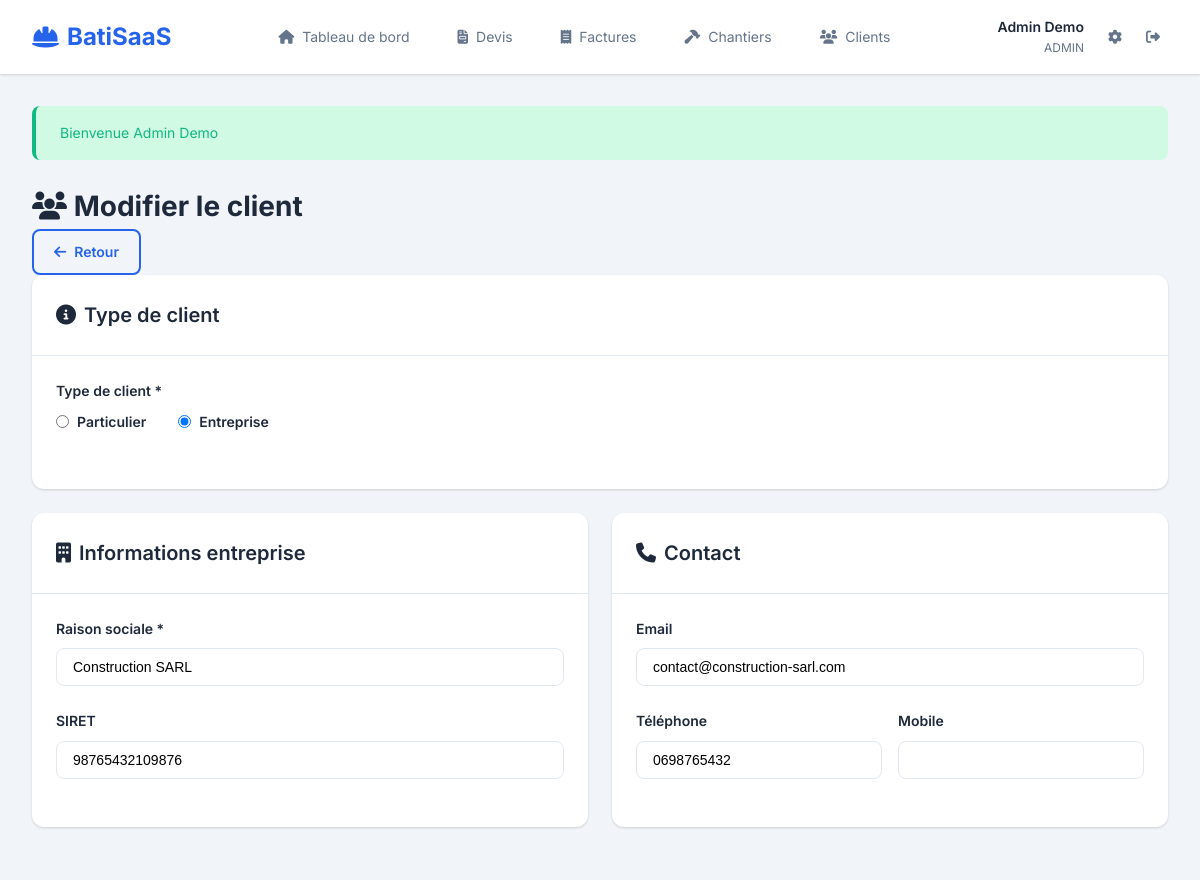
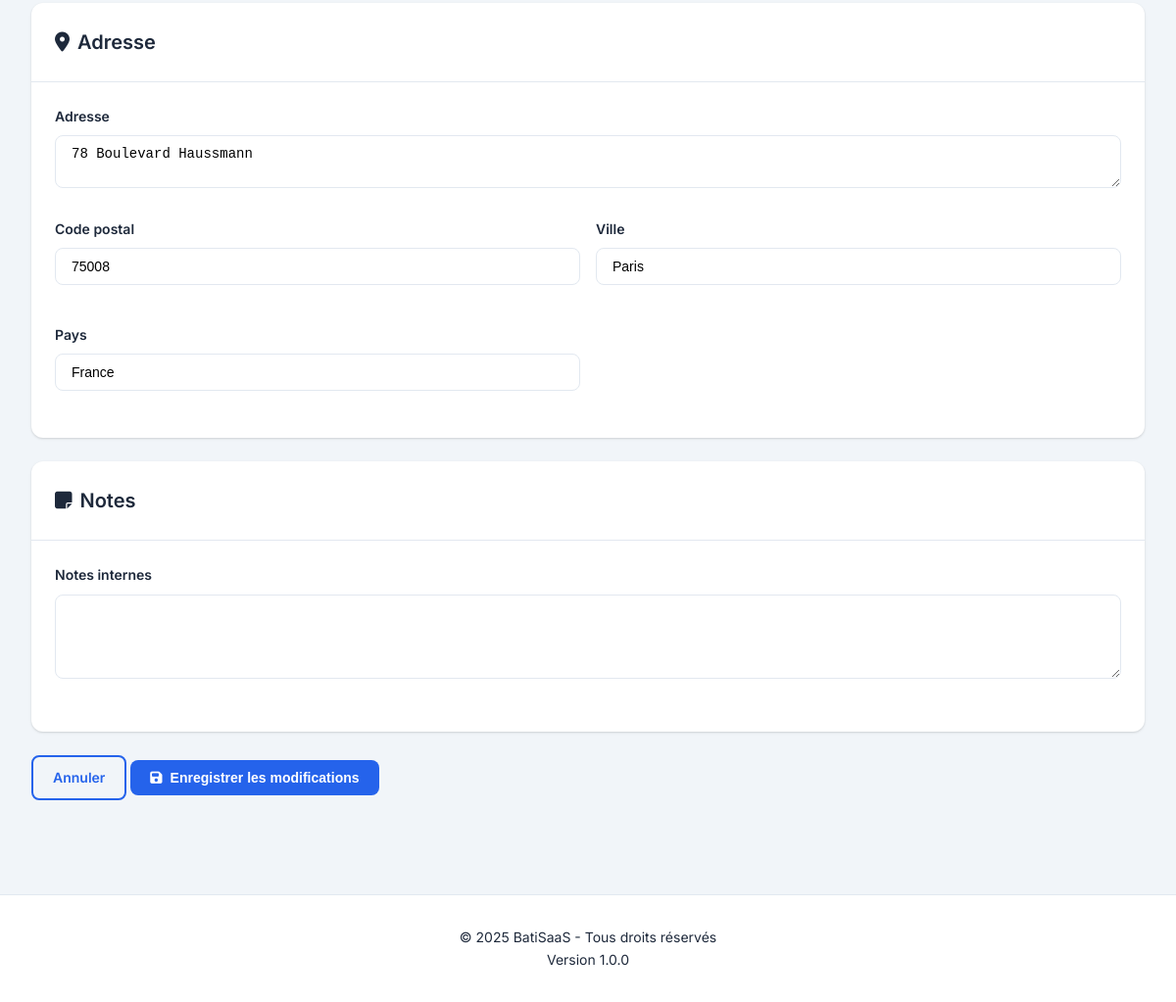
Screenshot of /clients/edit/2 (signed in) with the database file from the repository (2 pictures, top to bottom).
### tables this page shows
CREATE TABLE IF NOT EXISTS clients (
    id INT AUTO_INCREMENT PRIMARY KEY,
    company_id INT NOT NULL,
    type ENUM('individual', 'company') DEFAULT 'individual',
    civility ENUM('M', 'Mme', 'Autre'),
    first_name VARCHAR(100),
    last_name VARCHAR(100),
    company_name VARCHAR(255),
    siret VARCHAR(14),
    address TEXT,
    postal_code VARCHAR(10),
    city VARCHAR(100),
    country VARCHAR(100) DEFAULT 'France',
    phone VARCHAR(20),
    mobile VARCHAR(20),
    email VARCHAR(255),
    notes TEXT,
    status ENUM('active', 'inactive') DEFAULT 'active',
    created_at TIMESTAMP DEFAULT CURRENT_TIMESTAMP,
    updated_at TIMESTAMP DEFAULT CURRENT_TIMESTAMP ON UPDATE CURRENT_TIMESTAMP,
    FOREIGN KEY (company_id) REFERENCES companies(id) ON DELETE CASCADE,
    INDEX idx_company (company_id),
    INDEX idx_name (last_name, first_name),
    INDEX idx_email (email)
);

### app/Controllers/ClientController.php (called while the page is built, shortened)
<?php
class ClientController extends Controller
{
    private $clientModel;
    public function __construct()
    {
        $this->clientModel = new Client();
    }
    public function edit($id)
    {
        $companyId = $_SESSION['company_id'];
        $client = $this->clientModel->find($id, $companyId);
        $this->view('clients.edit', ['client' => $client]);
    }
}

### index.php (called while the page is built, shortened)
<?php
require_once __DIR__ . '/config/database.php';
spl_autoload_register(function ($class) {
    $paths = [
        __DIR__ . '/app/Controllers/',
        __DIR__ . '/app/Models/',
        __DIR__ . '/app/Core/',
        __DIR__ . '/app/Middleware/',
    ];
    foreach ($paths as $path) {
        $file = $path . $class . '.php';
        if (file_exists($file)) {
            return;
        }
    }
});
$router = new Router();
$router->get('/', 'HomeController@index');
$router->get('/login', 'AuthController@loginForm');
$router->post('/login', 'AuthController@login');
$router->get('/register', 'AuthController@registerForm');
$router->post('/register', 'AuthController@register');
$router->get('/logout', 'AuthController@logout');
$router->group(['prefix' => 'api', 'middleware' => 'api'], function($router) {
    $router->post('/auth/login', 'Api\AuthController@login');
    $router->get('/devis', 'Api\DevisController@index');
    $router->get('/factures', 'Api\FactureController@index');
    $router->get('/chantiers', 'Api\ChantierController@index');
});
$router->dispatch();

### app/Core/Database.php (called while the page is built, shortened)
<?php
class Database
{
    private static $instance = null;
    private $connection;
    public static function getInstance()
    {
        if (self::$instance === null) {
            self::$instance = new self();
        }
        return self::$instance;
    }
    private function __construct()
    {
        try {
            $dsn = "mysql:host=" . DB_HOST . ";dbname=" . DB_NAME . ";charset=" . DB_CHARSET;
            $this->connection = new PDO($dsn, DB_USER, DB_PASS, PDO_OPTIONS);
        } catch (PDOException $e) {
            die("Erreur de connexion à la base de données: " . $e->getMessage());
        }
    }
    public function queryOne($sql, $params = [])
    {
        $stmt = $this->connection->prepare($sql);
        $stmt->execute($params);
        return $stmt->fetch();
    }
}

### app/Core/Model.php (called while the page is built, shortened)
<?php
class Model
{
    protected $db;
    protected $table;
    protected $primaryKey = 'id';
    protected $multiTenant = true;
    public function __construct()
    {
        $this->db = Database::getInstance();
    }
    public function find($id, $companyId = null)
    {
        $sql = "SELECT * FROM {$this->table} WHERE {$this->primaryKey} = ?";
        $params = [$id];
        if ($this->multiTenant && $companyId !== null) {
            $sql .= " AND company_id = ?";
            $params[] = $companyId;
        }
        return $this->db->queryOne($sql, $params);
    }
}

### app/Views/clients/edit.php (the view, shortened to what this page needs)
<div class="page-header">
    <h1>
        <i class="fas fa-users"></i>
        Modifier le client
    </h1>
    <a href="/clients" class="btn btn-outline">
        <i class="fas fa-arrow-left"></i>
        Retour
    </a>
</div>
<form method="POST" action="/clients/update/<?= $client['id'] ?>">
    <div class="card">
        <div class="card-header">
            <h2><i class="fas fa-info-circle"></i> Type de client</h2>
        </div>
        <div class="card-body">
            <div class="form-group">
                <label>Type de client *</label>
                <div style="display: flex; gap: 2rem;">
                    <label style="display: flex; align-items: center; gap: 0.5rem; cursor: pointer;">
                        <input type="radio" name="type" value="individual" <?= $client['type'] == 'individual' ? 'checked' : '' ?> onchange="toggleClientType()">
                        <span>Particulier</span>
                    </label>
                    <label style="display: flex; align-items: center; gap: 0.5rem; cursor: pointer;">
                        <input type="radio" name="type" value="company" <?= $client['type'] == 'company' ? 'checked' : '' ?> onchange="toggleClientType()">
                        <span>Entreprise</span>
                    </label>
                </div>
            </div>
        </div>
    </div>
    <div class="grid-2">
        <div class="card">
            <div class="card-header">
                <h2 id="info-header"><i class="fas fa-user"></i> Informations</h2>
            </div>
            <div class="card-body">
                <div id="company-fields" style="display: <?= $client['type'] == 'company' ? 'block' : 'none' ?>">
                    <div class="form-group">
                        <label for="company_name">Raison sociale *</label>
                        <input type="text" id="company_name" name="company_name" value="<?= htmlspecialchars($client['company_name'] ?? '') ?>">
                    </div>
                    <div class="form-group">
                        <label for="siret">SIRET</label>
                        <input type="text" id="siret" name="siret" value="<?= htmlspecialchars($client['siret'] ?? '') ?>" maxlength="14">
                    </div>
                </div>
            </div>
        </div>
        <div class="card">
            <div class="card-header">
                <h2><i class="fas fa-phone"></i> Contact</h2>
            </div>
            <div class="card-body">
                <div class="form-group">
                    <label for="email">Email</label>
                    <input type="email" id="email" name="email" value="<?= htmlspecialchars($client['email'] ?? '') ?>">
                </div>
                <div class="form-row">
                    <div class="form-group">
                        <label for="phone">Téléphone</label>
                        <input type="tel" id="phone" name="phone" value="<?= htmlspecialchars($client['phone'] ?? '') ?>">
                    </div>
                    <div class="form-group">
                        <label for="mobile">Mobile</label>
                        <input type="tel" id="mobile" name="mobile" value="<?= htmlspecialchars($client['mobile'] ?? '') ?>">
                    </div>
                </div>
            </div>
        </div>
    </div>
    <div class="card">
        <div class="card-header">
            <h2><i class="fas fa-map-marker-alt"></i> Adresse</h2>
        </div>
        <div class="card-body">
            <div class="form-group">
                <label for="address">Adresse</label>
                <textarea id="address" name="address" rows="2"><?= htmlspecialchars($client['address'] ?? '') ?></textarea>
            </div>
            <div class="form-row">
                <div class="form-group">
                    <label for="postal_code">Code postal</label>
                    <input type="text" id="postal_code" name="postal_code" value="<?= htmlspecialchars($client['postal_code'] ?? '') ?>">
                </div>
                <div class="form-group">
                    <label for="city">Ville</label>
                    <input type="text" id="city" name="city" value="<?= htmlspecialchars($client['city'] ?? '') ?>">
                </div>
                <div class="form-group">
                    <label for="country">Pays</label>
                    <input type="text" id="country" name="country" value="<?= htmlspecialchars($client['country'] ?? 'France') ?>">
                </div>
            </div>
        </div>
    </div>
    <div class="card">
        <div class="card-header">
            <h2><i class="fas fa-sticky-note"></i> Notes</h2>
        </div>
        <div class="card-body">
            <div class="form-group">
                <label for="notes">Notes internes</label>
                <textarea id="notes" name="notes" rows="4"><?= htmlspecialchars($client['notes'] ?? '') ?></textarea>
            </div>
        </div>
    </div>
    <div class="form-actions">
        <a href="/clients" class="btn btn-outline">Annuler</a>
        <button type="submit" class="btn btn-primary">
            <i class="fas fa-save"></i>
            Enregistrer les modifications
        </button>
    </div>
</form>

### app/Core/Router.php (shortened to what this page needs)
<?php
class Router
{
    private $routes = [];
    private $groupPrefix = '';
    private $groupMiddleware = [];
    private function addRoute($method, $uri, $controller)
    {
        $uri = $this->groupPrefix . $uri;
        $this->routes[] = [
            'method' => $method,
            'uri' => $uri,
            'controller' => $controller,
            'middleware' => $this->groupMiddleware
        ];
    }
    public function group($options, $callback)
    {
        $previousPrefix = $this->groupPrefix;
        $previousMiddleware = $this->groupMiddleware;
        if (isset($options['prefix'])) {
            $this->groupPrefix .= '/' . trim($options['prefix'], '/');
        }
        if (isset($options['middleware'])) {
            $this->groupMiddleware = array_merge(
                $this->groupMiddleware,
                (array) $options['middleware']
            );
        }
        $this->groupPrefix = $previousPrefix;
        $this->groupMiddleware = $previousMiddleware;
    }
    public function dispatch()
    {
        $uri = $this->getUri();
        $method = $_SERVER['REQUEST_METHOD'];
        foreach ($this->routes as $route) {
            if ($route['method'] !== $method) {
                continue;
            }
            $pattern = $this->convertUriToRegex($route['uri']);
            if (preg_match($pattern, $uri, $matches)) {
                array_shift($matches);
                $this->callController($route['controller'], $matches);
                return;
            }
        }
    }
    private function convertUriToRegex($uri)
    {
        $pattern = preg_replace('/\{(\w+)\}/', '([^/]+)', $uri);
        return '#^' . $pattern . '$#';
    }
    private function callController($controllerAction, $params = [])
    {
        list($controller, $action) = explode('@', $controllerAction);
        $controllerInstance = new $controller();
        call_user_func_array([$controllerInstance, $action], $params);
    }
    private function getUri()
    {
        $uri = $_SERVER['REQUEST_URI'];
        return rtrim($uri, '/') ?: '/';
    }
}

### app/Views/layouts/header.php (shortened to what this page needs)
<!DOCTYPE html>
<html lang="fr">
<head>
    <link rel="stylesheet" href="<?= APP_URL ?>/public/css/style.css">
    <link rel="stylesheet" href="https://cdnjs.cloudflare.com/ajax/libs/font-awesome/6.4.0/css/all.min.css">
</head>
<body>
    <?php if (isset($_SESSION['user_id'])): ?>
    <nav class="navbar">
        <div class="navbar-brand">
            <a href="/dashboard">
                <i class="fas fa-hard-hat"></i>
                <span><?= APP_NAME ?></span>
            </a>
        </div>
        <div class="navbar-menu">
            <a href="/dashboard" class="nav-item">
                <i class="fas fa-home"></i>
                <span>Tableau de bord</span>
            </a>
            <a href="/devis" class="nav-item">
                <i class="fas fa-file-invoice"></i>
                <span>Devis</span>
            </a>
            <a href="/factures" class="nav-item">
                <i class="fas fa-receipt"></i>
                <span>Factures</span>
            </a>
            <a href="/chantiers" class="nav-item">
                <i class="fas fa-hammer"></i>
                <span>Chantiers</span>
            </a>
            <a href="/clients" class="nav-item">
                <i class="fas fa-users"></i>
                <span>Clients</span>
            </a>
        </div>
        <div class="navbar-user">
            <div class="user-info">
                <span class="user-name"><?= $_SESSION['user_name'] ?? 'Utilisateur' ?></span>
                <span class="user-role"><?= ucfirst($_SESSION['user_role'] ?? 'user') ?></span>
            </div>
            <div class="user-menu">
                <a href="/settings"><i class="fas fa-cog"></i></a>
                <a href="/logout"><i class="fas fa-sign-out-alt"></i></a>
            </div>
        </div>
    </nav>
    <?php endif; ?>
    <main class="main-content">
        <?php
        if (isset($_SESSION['flash'])):
            $flash = $_SESSION['flash'];
        ?>
        <div class="alert alert-<?= $flash['type'] ?>">
            <?= $flash['message'] ?>
        </div>
        <?php endif; ?>

### app/Views/layouts/footer.php (shortened to what this page needs)
    </main>
    <?php if (isset($_SESSION['user_id'])): ?>
    <footer class="footer">
        <div class="footer-content">
            <p>&copy; <?= date('Y') ?> <?= APP_NAME ?> - Tous droits réservés</p>
            <p>Version <?= APP_VERSION ?></p>
        </div>
    </footer>
    <?php endif; ?>
</body>
</html>

### rows the page displays
clients: type "☐ Particulier", type "☑ Entreprise", company_name "Construction SARL", siret "98765432109876", email "contact@construction-sarl.com", phone "0698765432", address "78 Boulevard Haussmann", postal_code "75008", city "Paris", country "France"
